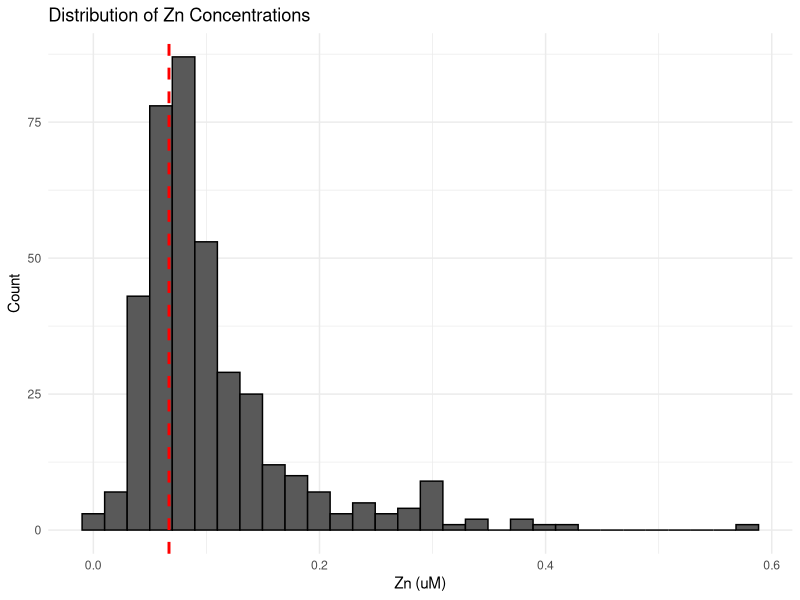
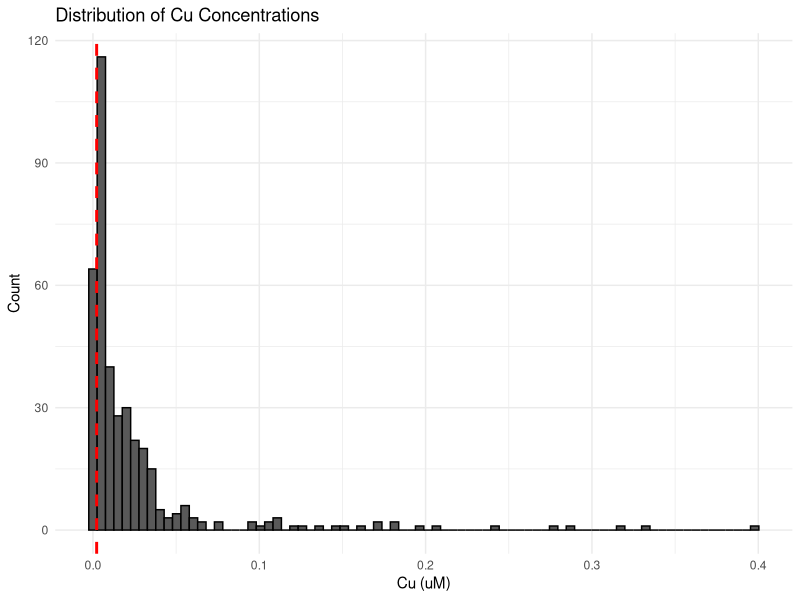
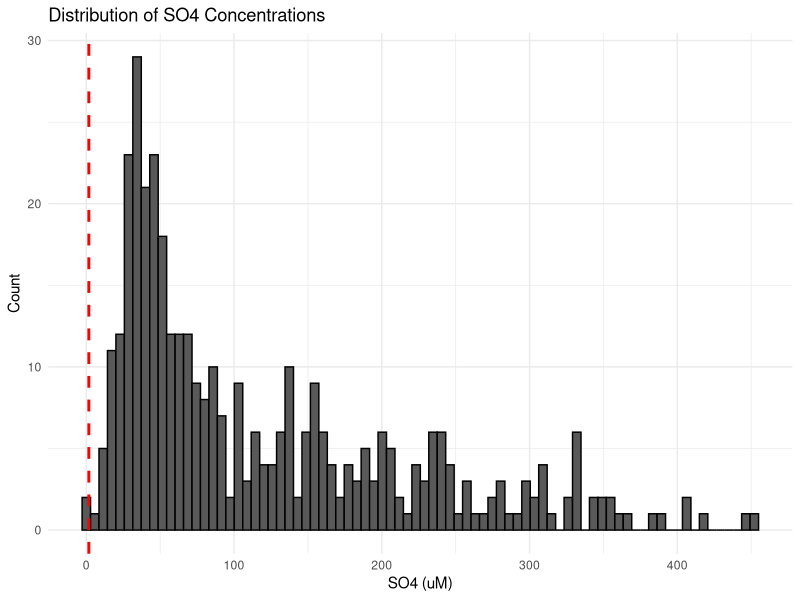
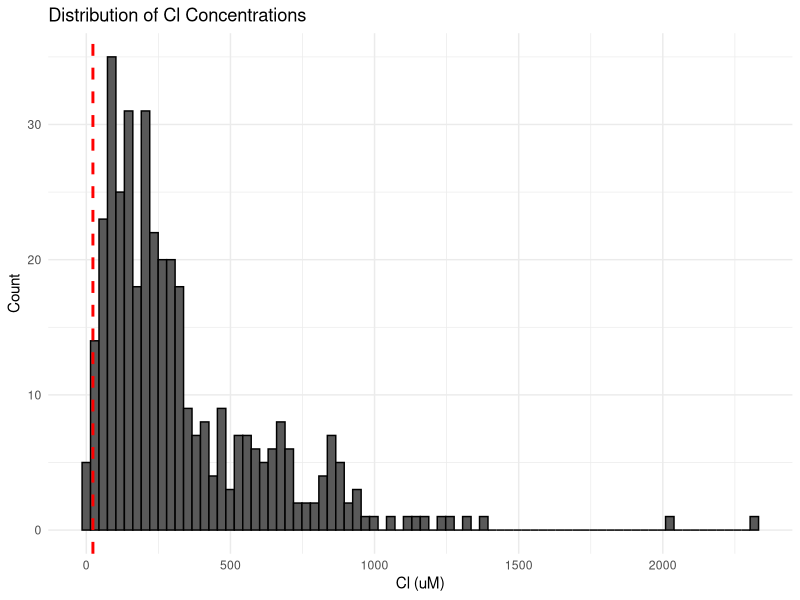

Source code (R) for these figures, in order:
## ---- chunk 1
library(readxl)

WaDE_Synoptic_Summary <- read_excel("WaDE_Synoptic_Summary.xlsx", 
                                    sheet = "WaDE_SYNOPTIC_SUMMARY")
## ---- chunk 2
str(WaDE_Synoptic_Summary)
## ---- chunk 3
library(dplyr)

WaDE_Synoptic_Summary <-
  WaDE_Synoptic_Summary %>%
  
  # 1) Keep only variables of interest
  dplyr::select(
    Sample_ID,
    Site,
    Date,
    Regime,
    Flow_state,
    Temp,
    pH,
    Zn,
    Cu,
    DOC,
    Ca,
    Mg,
    Na,
    K,
    SO4,
    Cl,
    DIC
  ) %>%
  
  # 2) Rename variables to include units
  rename(
    Temp_C = Temp,
    Zn_uM  = Zn,
    Cu_uM  = Cu,
    DOC_uM = DOC,
    Ca_uM  = Ca,
    Mg_uM  = Mg,
    Na_uM  = Na,
    K_uM   = K,
    SO4_uM = SO4,
    Cl_uM  = Cl,
    DIC_uM = DIC
  )

# Check
head(WaDE_Synoptic_Summary)
## ---- chunk 4
n_total <- length(unique(WaDE_Synoptic_Summary$Sample_ID))
n_total
## ---- chunk 5
library(dplyr)

vars <- c(
  "Temp_C","Zn_uM","Cu_uM","DOC_uM","Ca_uM","Mg_uM",
  "Na_uM","K_uM","SO4_uM","Cl_uM","DIC_uM"
)

missing_dat <- WaDE_Synoptic_Summary %>%
  filter(if_any(all_of(vars), ~ .x == -9999)) %>%
  dplyr::select(Sample_ID, Site, Flow_state, all_of(vars))

missing_dat
## ---- chunk 6
# Number of affected samples
n_missing <- nrow(missing_dat)

# Variables most affected
variable_counts <- colSums(missing_dat[vars] == -9999, na.rm = TRUE)

n_missing # total numer of samples with at least 1 missing variable measurement
variable_counts # number of missing values by variable
## ---- chunk 7
# Dry events
dry_missing <- missing_dat[missing_dat$Flow_state == "Dry", ]
nrow(dry_missing)

# Flowing events
non_dry_missing <- missing_dat[missing_dat$Flow_state != "Dry", ]

nrow(non_dry_missing)

non_flowing_missing_counts <- colSums(non_dry_missing[vars] == -9999, na.rm = TRUE)
non_flowing_missing_counts
## ---- chunk 8
WaDE_Synoptic_Summary_Clean <- WaDE_Synoptic_Summary %>%
  filter(!if_any(all_of(vars), ~ .x == -9999))

# Count number of samples leftover
n_samples <- nrow(WaDE_Synoptic_Summary_Clean)
n_samples
## ---- chunk 9
library(openxlsx)

# Dry events
dry_missing <- missing_dat[missing_dat$Flow_state == "Dry", ]
n_dry_missing <- nrow(dry_missing)

# Non-Dry events
non_dry_missing <- missing_dat[missing_dat$Flow_state != "Dry", ]
n_non_dry_missing <- nrow(non_dry_missing)
non_dry_missing_counts <- colSums(non_dry_missing[vars] == -9999, na.rm = TRUE)

# 1. Create a new Excel workbook
wb <- createWorkbook()

# 2. Add a worksheet called "Filtered Samples"
addWorksheet(wb, "Filtered Samples")

# 3. Make a small summary table of your counts
summary_table <- data.frame(
  Metric = c(
    "Total unique samples before filtering",
    "Samples with missing values of BLM vars",
    "Samples remaining after filtering",
    "Missing samples - Dry events",
    "Missing samples - Non-Dry events"
  ),
  Value = c(n_total, n_missing, n_samples, n_dry_missing, n_non_dry_missing)
)

# 4. Write the summary table at the top of the sheet (row 1)
writeData(
  wb,
  sheet = "Filtered Samples",
  x = summary_table,
  startRow = 1,
  startCol = 1
)


# 5. Write the full missing_dat table further down
start_row_missing_dat <- 1 + nrow(summary_table) + 3
writeData(
  wb,
  sheet = "Filtered Samples",
  x = missing_dat,
  startRow = start_row_missing_dat,
  startCol = 1
)

# 6. Save the workbook as an .xlsx file
saveWorkbook(wb, "Omitted_Samples.xlsx", overwrite = TRUE)
## ---- chunk 10
library(dplyr)

# 1. Define the field detection limit for Zn in uM
Zn_DL_uM <- 6.69E-02  

# 2. Find the lowest reported positive Zn_uM value
lowest_Zn_uM <- WaDE_Synoptic_Summary_Clean %>%
  filter(!is.na(Zn_uM), Zn_uM > 0) %>%
  summarise(min_Zn = min(Zn_uM)) %>%
  pull(min_Zn)

lowest_Zn_uM

# 3. Apply detection-limit rules for Zn
WaDE_Synoptic_Summary_Clean <- WaDE_Synoptic_Summary_Clean %>%
  mutate(
    # Flag column for Zn based on your rules
    Zn_flag = case_when(
      Zn_uM < 0 ~ "NV",                       # negative values
      Zn_uM == 0 ~ "ZV",                      # zero values
      Zn_uM > 0 & Zn_uM < Zn_DL_uM ~ "BDL",   # 0 < conc < DL
      Zn_uM >= Zn_DL_uM ~ "ADL"               # ≥ DL = above detection limit
    ),
    
    # Overwrite Zn variable based on your replacement rules
    Zn_uM = case_when(
      Zn_uM < 0 ~ lowest_Zn_uM,           # NV → lowest reported positive Zn
      Zn_uM == 0 ~ lowest_Zn_uM,          # ZV → lowest reported positive Zn
      TRUE ~ Zn_uM                        # BDL and ADL retained as-is
    )
  )

# Inspect all assigned flags
table(WaDE_Synoptic_Summary_Clean$Zn_flag, useNA = "ifany")
## ---- chunk 11
library(ggplot2)

Zn_DL_uM <- 6.69E-02  # Detection limit

hist_zn <- ggplot(WaDE_Synoptic_Summary_Clean, aes(x = Zn_uM)) +
  geom_histogram(
    bins = 30,
    color = "black"
  ) +
  geom_vline(
    aes(xintercept = Zn_DL_uM),
    linetype = "dashed",
    linewidth = 1,
    color = "red"
  ) +
  labs(
    title = "Distribution of Zn Concentrations",
    x = "Zn (uM)",
    y = "Count"
  ) +
  theme_minimal()

hist_zn
## ---- chunk 12
library(dplyr)

# 1. Define the field detection limit for Zn in uM
Cu_DL_uM <- 2.22E-03 

# 2. Find the lowest reported positive Zn_uM value
lowest_Cu_uM <- WaDE_Synoptic_Summary_Clean %>%
  filter(!is.na(Cu_uM), Cu_uM > 0) %>%
  summarise(min_Cu = min(Cu_uM)) %>%
  pull(min_Cu)

lowest_Cu_uM

# 3. Apply detection-limit rules for Zn
WaDE_Synoptic_Summary_Clean <- WaDE_Synoptic_Summary_Clean %>%
  mutate(
    # Flag column for Zn based on your rules
    Cu_flag = case_when(
      Cu_uM < 0 ~ "NV",                       # negative values
      Cu_uM == 0 ~ "ZV",                      # zero values
      Cu_uM > 0 & Cu_uM < Cu_DL_uM ~ "BDL",   # 0 < conc < DL
      Cu_uM >= Cu_DL_uM ~ "ADL"               # ≥ DL = above detection limit
    ),
    
    # Overwrite Zn variable based on your replacement rules
    Cu_uM = case_when(
      Cu_uM < 0 ~ lowest_Cu_uM,           # NV → lowest reported positive Zn
      Cu_uM == 0 ~ lowest_Cu_uM,          # ZV → lowest reported positive Zn
      TRUE ~ Cu_uM                        # BDL and ADL retained as-is
    )
  )

# Inspect all assigned flags
table(WaDE_Synoptic_Summary_Clean$Cu_flag, useNA = "ifany")
## ---- chunk 13
hist_cu <- ggplot(WaDE_Synoptic_Summary_Clean, aes(x = Cu_uM)) +
  geom_histogram(
    bins = 80,
    color = "black"
  ) +
  geom_vline(
    aes(xintercept = Cu_DL_uM),
    linetype = "dashed",
    linewidth = 1,
    color = "red"
  ) +
  labs(
    title = "Distribution of Cu Concentrations",
    x = "Cu (uM)",
    y = "Count"
  ) +
  theme_minimal()

hist_cu
## ---- chunk 14
library(dplyr)

# 1. Define the instrument DL for sulfate in uM
SO4_DL_uM <- 1.7        
SO4_half_DL_uM <- SO4_DL_uM / 2   # ½ the instrument DL

# 2. Find the lowest reported positive SO4_uM value
lowest_SO4_uM <- WaDE_Synoptic_Summary_Clean %>%
  filter(!is.na(SO4_uM), SO4_uM > 0) %>%
  summarise(min_SO4 = min(SO4_uM)) %>%
  pull(min_SO4)

lowest_SO4_uM

# 3. Apply detection-limit rules for sulfate
WaDE_Synoptic_Summary_Clean <- WaDE_Synoptic_Summary_Clean %>%
  mutate(
    # Flag column for sulfate
    SO4_flag = case_when(
      is.na(SO4_uM) ~ NA_character_,                # missing
      SO4_uM < 0 ~ "NV",                            # negative values (NV)
      SO4_uM == 0 ~ "ZV",                           # zero values (ZV)
      SO4_uM > 0 & SO4_uM < SO4_DL_uM ~ "BDL",      # 0 < conc < DL (BDL)
      SO4_uM >= SO4_DL_uM ~ "ADL"                   # ≥ DL = above detection limit
    ),
    
    # Adjusted sulfate values
    SO4_uM = case_when(
      SO4_uM < 0 ~ SO4_half_DL_uM,       # NV → replace with ½ instrument DL
      SO4_uM == 0 ~ SO4_half_DL_uM,      # ZV → replace with ½ instrument DL
      TRUE ~ SO4_uM                      # BDL and ADL retained as-is
    )
  )

# Inspect 
table(WaDE_Synoptic_Summary_Clean$SO4_flag, useNA = "ifany")
## ---- chunk 15
hist_so4 <- ggplot(WaDE_Synoptic_Summary_Clean, aes(x = SO4_uM)) +
  geom_histogram(
    bins = 80,
    color = "black"
  ) +
  geom_vline(
    aes(xintercept = SO4_DL_uM),
    linetype = "dashed",
    linewidth = 1,
    color = "red"
  ) +
  labs(
    title = "Distribution of SO4 Concentrations",
    x = "SO4 (uM)",
    y = "Count"
  ) +
  theme_minimal()

hist_so4
## ---- chunk 16
# 1. Define the instrument detection limit for chloride in uM
Cl_DL_uM <- 2.29e1              # instrument DL = 22.9 uM
Cl_half_DL_uM <- Cl_DL_uM / 2   # ½ the instrument DL

# 2. Find the lowest reported positive Cl_uM value
lowest_Cl_uM <- WaDE_Synoptic_Summary_Clean %>%
  filter(!is.na(Cl_uM), Cl_uM > 0) %>%
  summarise(min_Cl = min(Cl_uM)) %>%
  pull(min_Cl)

lowest_Cl_uM

# 3. Apply detection-limit rules for chloride
WaDE_Synoptic_Summary_Clean <- WaDE_Synoptic_Summary_Clean %>%
  mutate(
    # Flag column for chloride
    Cl_flag = case_when(
      Cl_uM < 0 ~ "NV",                           # negative values → NV
      Cl_uM == 0 ~ "ZV",                          # zero values → ZV
      Cl_uM > 0 & Cl_uM < Cl_DL_uM ~ "BDL",       # 0 < conc < DL → BDL
      Cl_uM >= Cl_DL_uM ~ "ADL"                   # ≥ DL = above detection limit
    ),
    
    # Adjusted chloride values
    Cl_uM = case_when(
      Cl_uM < 0 ~ Cl_half_DL_uM,        # NV → replace with ½ instrument DL
      Cl_uM == 0 ~ Cl_half_DL_uM,       # ZV → replace with ½ instrument DL
      TRUE ~ Cl_uM                      # BDL and ADL retained as-is
    )
  )

# Inspect 
table(WaDE_Synoptic_Summary_Clean$Cl_flag, useNA = "ifany")
## ---- chunk 17
hist_cl <- ggplot(WaDE_Synoptic_Summary_Clean, aes(x = Cl_uM)) +
  geom_histogram(
    bins = 80,
    color = "black"
  ) +
  geom_vline(
    aes(xintercept = Cl_DL_uM),
    linetype = "dashed",
    linewidth = 1,
    color = "red"
  ) +
  labs(
    title = "Distribution of Cl Concentrations",
    x = "Cl (uM)",
    y = "Count"
  ) +
  theme_minimal()

hist_cl
## ---- chunk 18
library(writexl)

# Zinc
write_xlsx(WaDE_Synoptic_Summary_Clean, "WaDE_Synoptic_Summary_Clean.xlsx")
